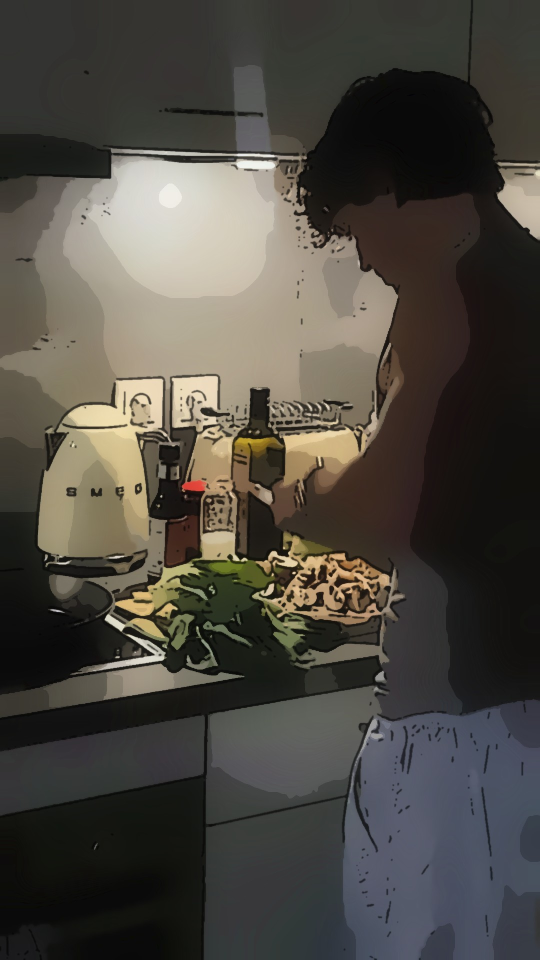
#> input picture photos/anime/body-cooking-night-back-01.jpg, 1080 x 1920 px (shown at 1/2 size)
$ python anime.py ../photos/anime/body-cooking-night-back-01.jpg ../photos/anime/body-dark-gym-rest-01.jpg
#> lines starting #> are read from the running program, lines starting #| are printed output that depends on the picture; after the words box and inside, x2 and y2 are one past the last pixel; in counts of white or black regions, pixels touching at a corner belong together
#!/usr/bin/env python3
"""Turn a photo into a flat, cel-shaded "anime still" look (filter, not generated art).
    python3 tools/anime.py photos/library/x.jpg photos/anime/x.jpg [--lift 1.0]
Crops to 9:16, lifts dark photos, flattens colour into painted blocks, adds ink lines and a soft glow."""
import sys, cv2, numpy as np
src, dst = sys.argv[1], sys.argv[2]
lift = float(sys.argv[sys.argv.index('--lift') + 1]) if '--lift' in sys.argv else 1.0
im = cv2.imread(src)
#> im is the input picture: shape (1920, 1080, 3); mean B, G, R 65.7, 72.6, 76.3
h, w = im.shape[:2]
#> h = 1920; w = 1080
tw = int(h * 9 / 16)
#> tw = 1080
if tw <= w: x = (w - tw) // 2; im = im[:, x:x + tw]
#> after `x = (w - tw) // 2`: x = 0
else: th = int(w * 16 / 9); y = max(0, (h - th) // 2); im = im[y:y + th]
im = cv2.resize(im, (1080, 1920), interpolation=cv2.INTER_AREA)
# lift shadows (gamma on L), keep highlights
lab = cv2.cvtColor(im, cv2.COLOR_BGR2LAB).astype(np.float32)
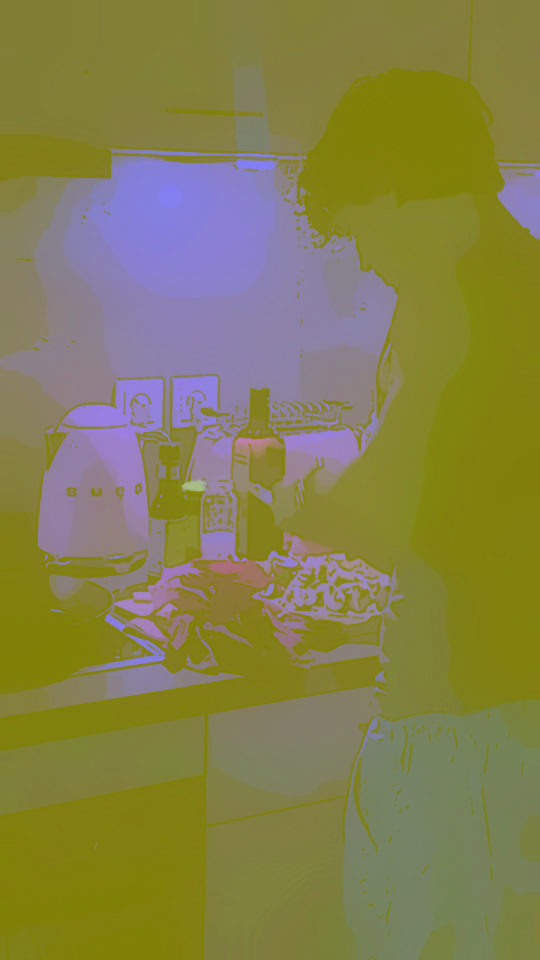
#> lab: shape (1920, 1080, 3) float32 (shown at 1/2 size); mean B, G, R 76.3, 128.3, 131.8
L = lab[..., 0] / 255
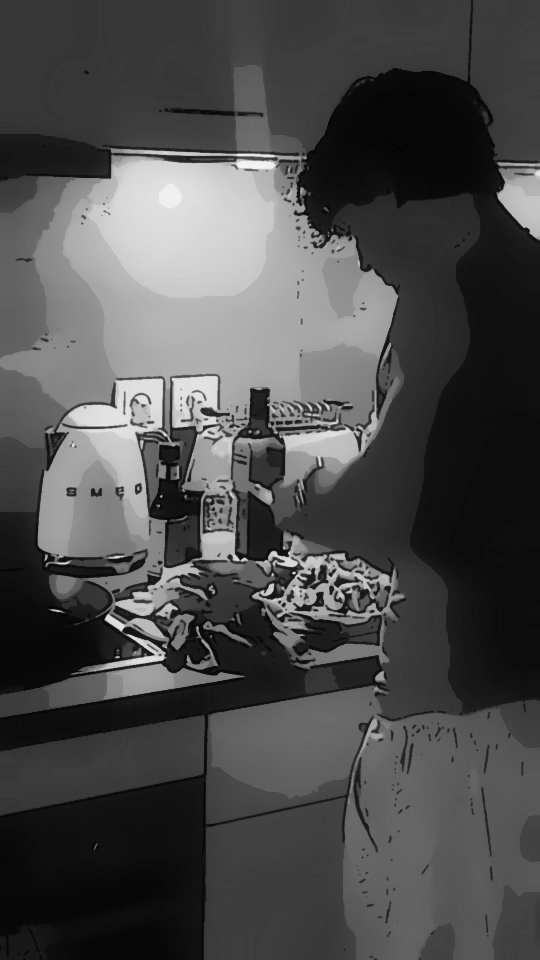
#> L: shape (1920, 1080) float32 (shown at 1/2 size); min 0, max 0.98, mean 0.298
g = np.clip(0.75 / max(L.mean(), .05), 1, 2.6) ** .5 * lift
#> g = 1.59
lab[..., 0] = np.clip((L ** (1 / g)) * 255, 0, 255)
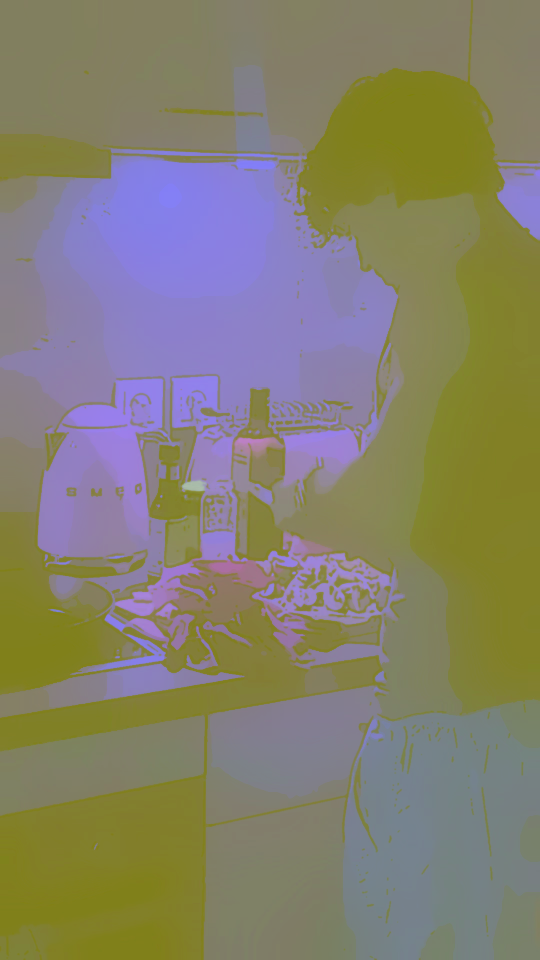
#> lab: shape (1920, 1080, 3) float32 (shown at 1/2 size); mean B, G, R 110.3, 128.3, 131.8
im = cv2.cvtColor(lab.astype(np.uint8), cv2.COLOR_LAB2BGR)
# flat painted colour: strong edge-preserving smoothing at half size
small = cv2.resize(im, (540, 960))
for _ in range(2): small = cv2.pyrMeanShiftFiltering(small, 14, 28)
flat = cv2.resize(small, (1080, 1920), interpolation=cv2.INTER_CUBIC)
for _ in range(2): flat = cv2.bilateralFilter(flat, 9, 60, 9)
# posterise lightness into cel bands, boost saturation
hsv = cv2.cvtColor(flat, cv2.COLOR_BGR2HSV).astype(np.float32)
v = hsv[..., 2] / 255; bands = 7
hsv[..., 2] = np.clip((np.floor(v * bands) + .5) / bands * .55 + v * .45, 0, 1) * 255
hsv[..., 1] = np.clip(hsv[..., 1] * 1.35 + 8, 0, 255)
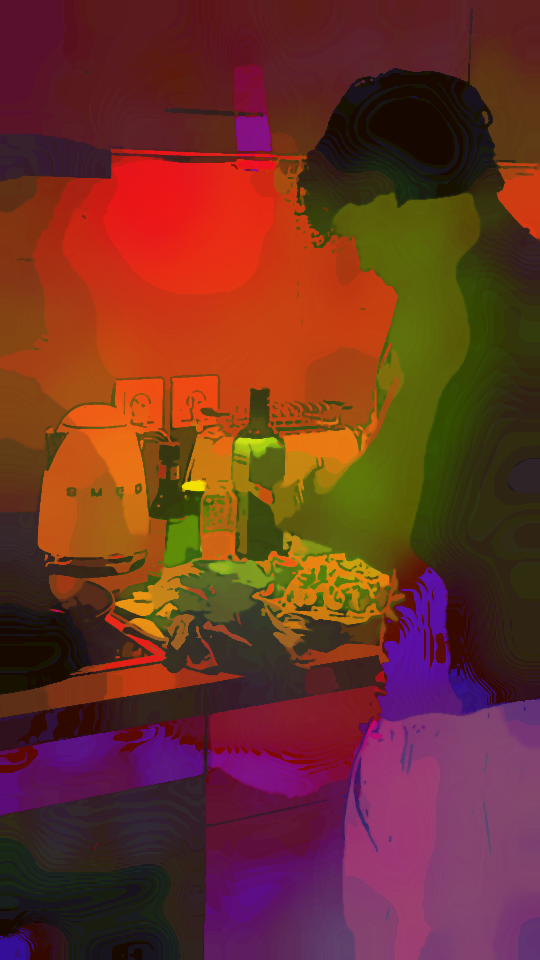
#> hsv: shape (1920, 1080, 3) float32 (shown at 1/2 size); mean B, G, R 38.4, 51, 110.2
flat = cv2.cvtColor(hsv.astype(np.uint8), cv2.COLOR_HSV2BGR)
# ink lines
gray = cv2.GaussianBlur(cv2.cvtColor(im, cv2.COLOR_BGR2GRAY), (0, 0), 1.6)
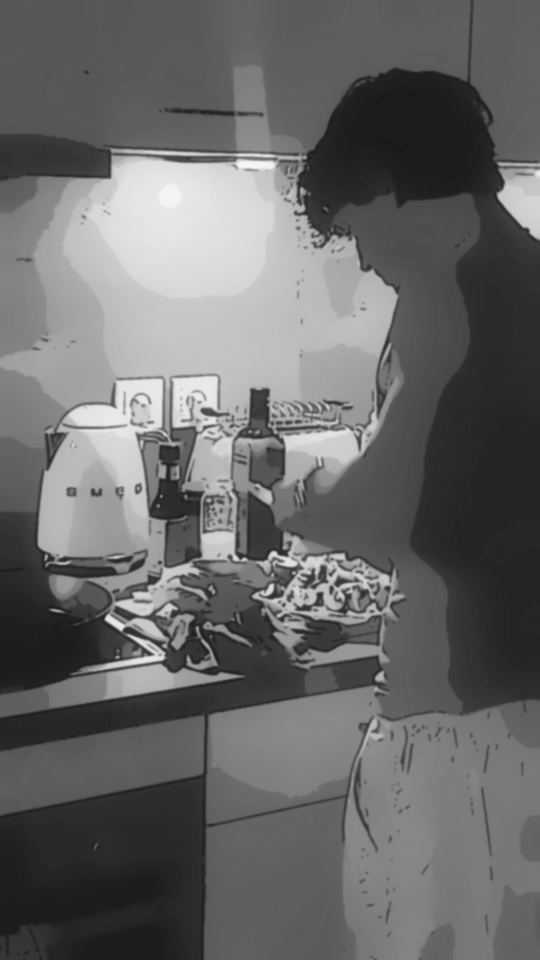
#> gray: shape (1920, 1080) (shown at 1/2 size); min 19, max 246, mean 104.1
e = cv2.adaptiveThreshold(gray, 255, cv2.ADAPTIVE_THRESH_MEAN_C, cv2.THRESH_BINARY, 11, 6)
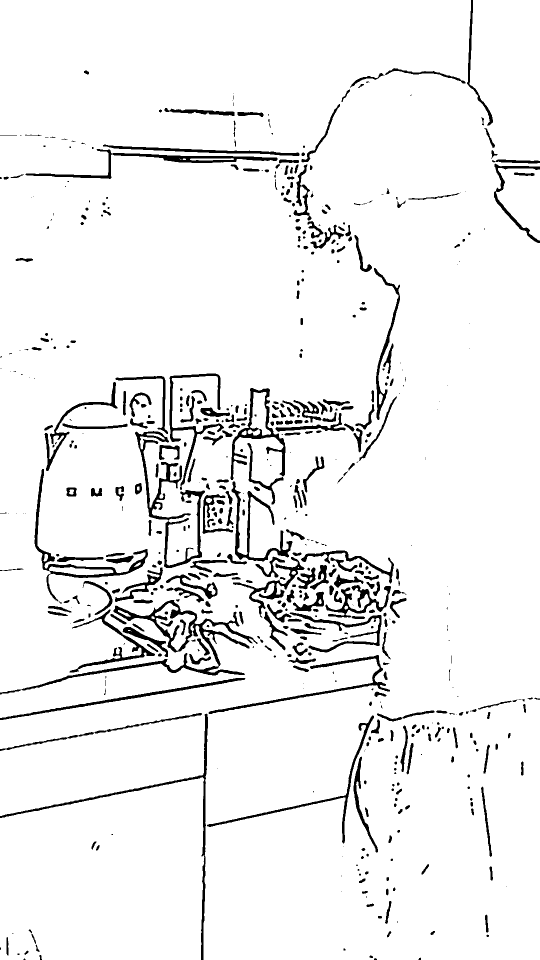
#> e: shape (1920, 1080) (shown at 1/2 size); 94% white; 614 black regions (197 under 20 px), largest, box (x1, y1, x2, y2) and area: (0, 1200, 515, 1389) 8440, (0, 1427, 416, 1920) 4282, (51, 298, 555, 358) 3851
e = cv2.medianBlur(e, 5)
#> e: shape (1920, 1080); 94.2% white; 474 black regions (108 under 20 px), largest, box (x1, y1, x2, y2) and area: (227, 1200, 514, 1332) 5430, (52, 298, 555, 358) 3870, (69, 938, 296, 1156) 3646
ink = cv2.GaussianBlur(e, (0, 0), .8).astype(np.float32) / 255
out = flat.astype(np.float32) * (0.25 + 0.75 * ink[..., None])
# soft bloom + cool anime grade
bloom = cv2.GaussianBlur(out, (0, 0), 28)
out = np.clip(out * .88 + bloom * .22, 0, 255)
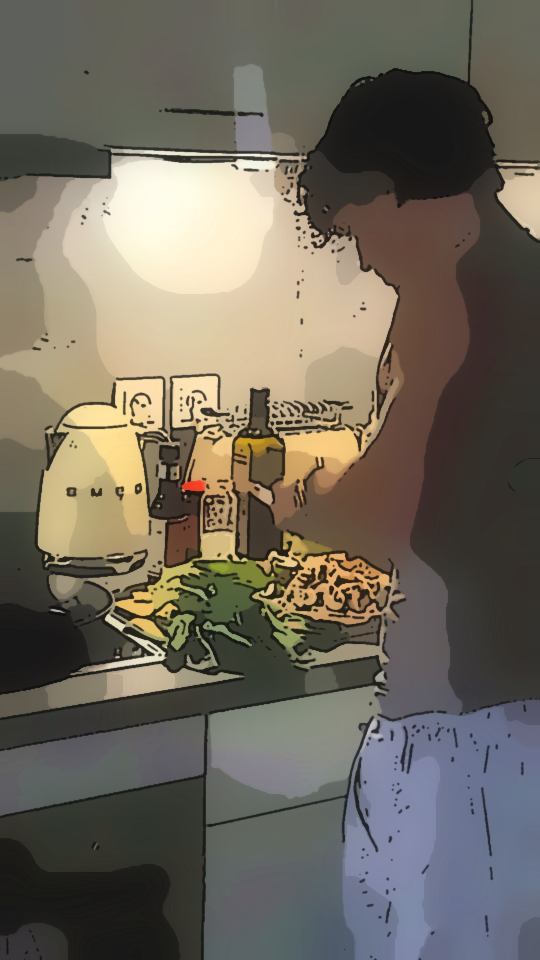
#> out: shape (1920, 1080, 3) float32 (shown at 1/2 size); mean B, G, R 93.9, 105.7, 112.2
out[..., 0] *= 1.06; out[..., 2] *= .97
cv2.imwrite(dst, np.clip(out, 0, 255).astype(np.uint8), [cv2.IMWRITE_JPEG_QUALITY, 90])
print('anime', dst)

$ run again, on photos/anime/body-fog-run-behind-01.jpg
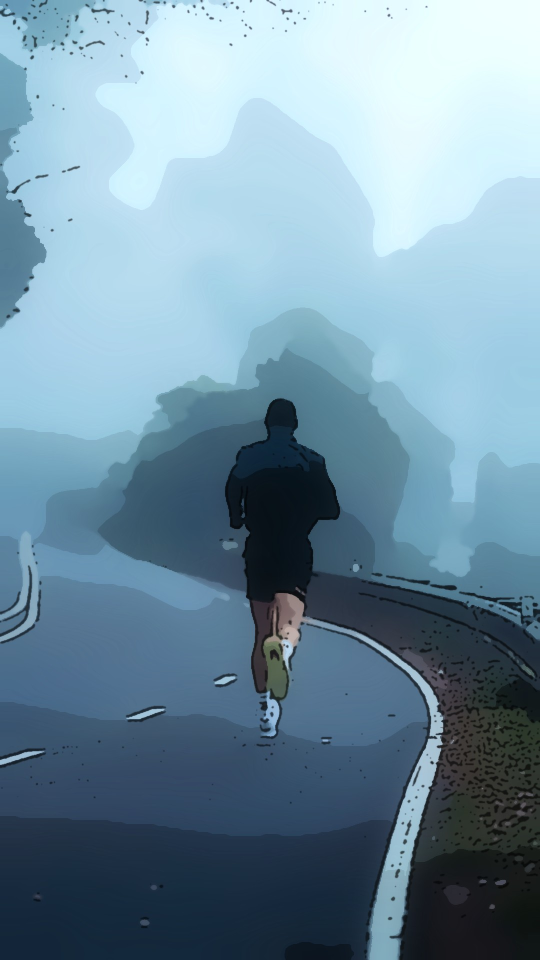
#> input picture photos/anime/body-fog-run-behind-01.jpg, 1080 x 1920 px (shown at 1/2 size)
#> im is the input picture: shape (1920, 1080, 3); mean B, G, R 161.7, 143.9, 113.9
#> g = 1.15
#> `e = cv2.adaptiveThreshold(gray, 255, cv2.ADAPTIVE_THRESH_MEAN_C, cv2.T..`:
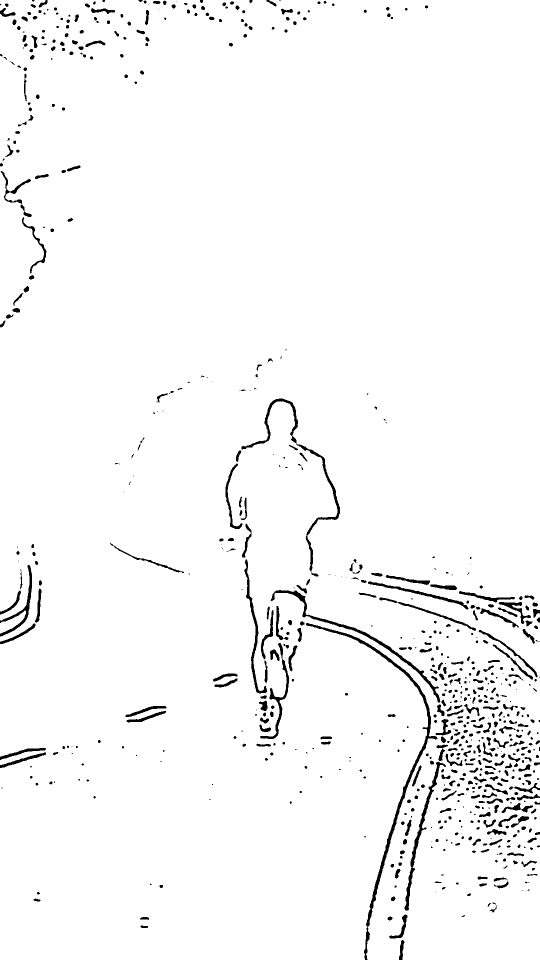
#> e: shape (1920, 1080) (shown at 1/2 size); 97% white; 734 black regions (228 under 20 px), largest, box (x1, y1, x2, y2) and area: (612, 1246, 875, 1920) 4939, (483, 797, 680, 1143) 2963, (541, 1180, 881, 1405) 2618
#> `out[..., 2] *= 0.97`:
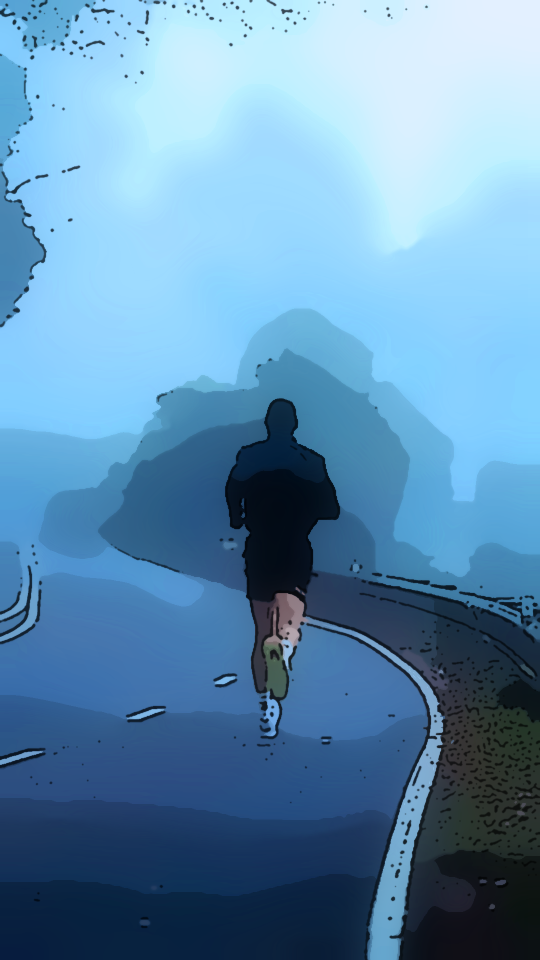
#> out: shape (1920, 1080, 3) float32 (shown at 1/2 size); mean B, G, R 190.7, 154.1, 105; drawn with min black and max white

$ run again, on photos/anime/body-hooded-gym-01.jpg
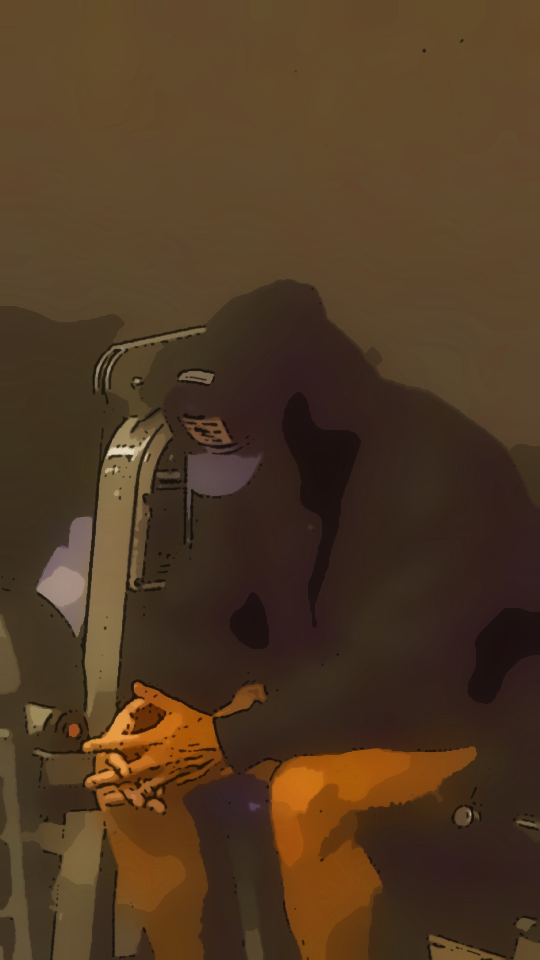
#> input picture photos/anime/body-hooded-gym-01.jpg, 1080 x 1920 px (shown at 1/2 size)
#> im is the input picture: shape (1920, 1080, 3); mean B, G, R 34.8, 57.2, 79.6
#> g = 1.61
#> `e = cv2.adaptiveThreshold(gray, 255, cv2.ADAPTIVE_THRESH_MEAN_C, cv2.T..`:
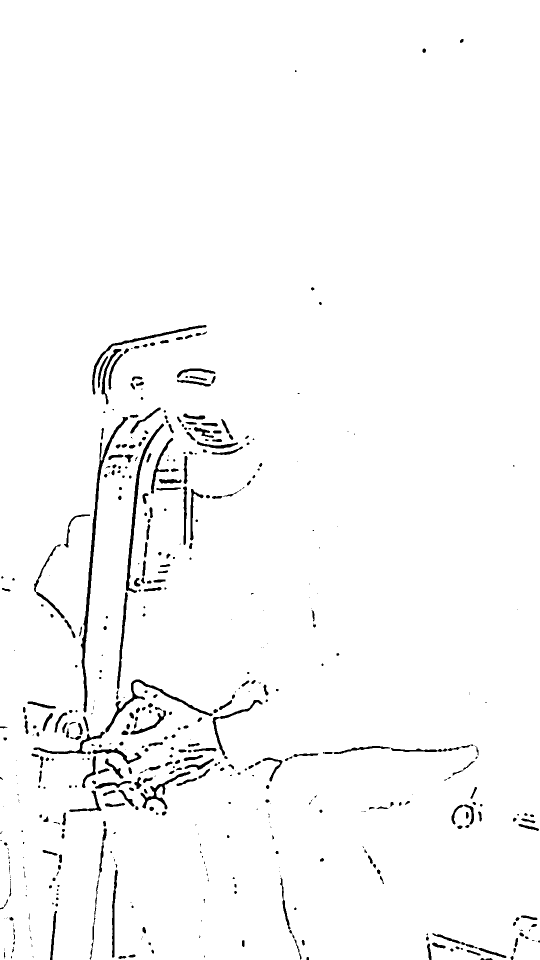
#> e: shape (1920, 1080) (shown at 1/2 size); 97.7% white; 538 black regions (218 under 20 px), largest, box (x1, y1, x2, y2) and area: (161, 834, 256, 1425) 3722, (252, 847, 328, 1186) 2184, (211, 1359, 426, 1465) 1816
#> `bloom = cv2.GaussianBlur(out, (0, 0), 28)`:
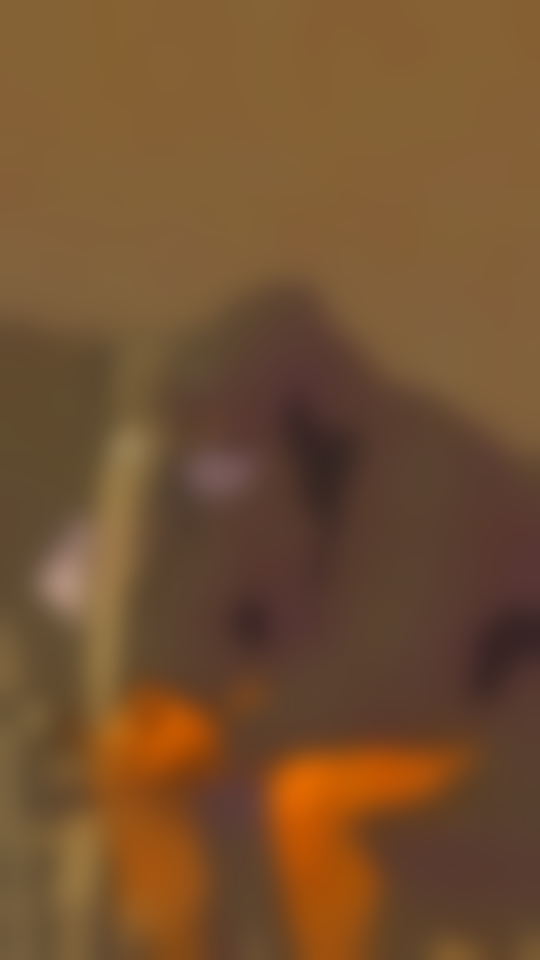
#> bloom: shape (1920, 1080, 3) float32 (shown at 1/2 size); mean B, G, R 48.4, 80.8, 116.4

$ run again, on photos/anime/faith-alarm-phone-bed-01.jpg
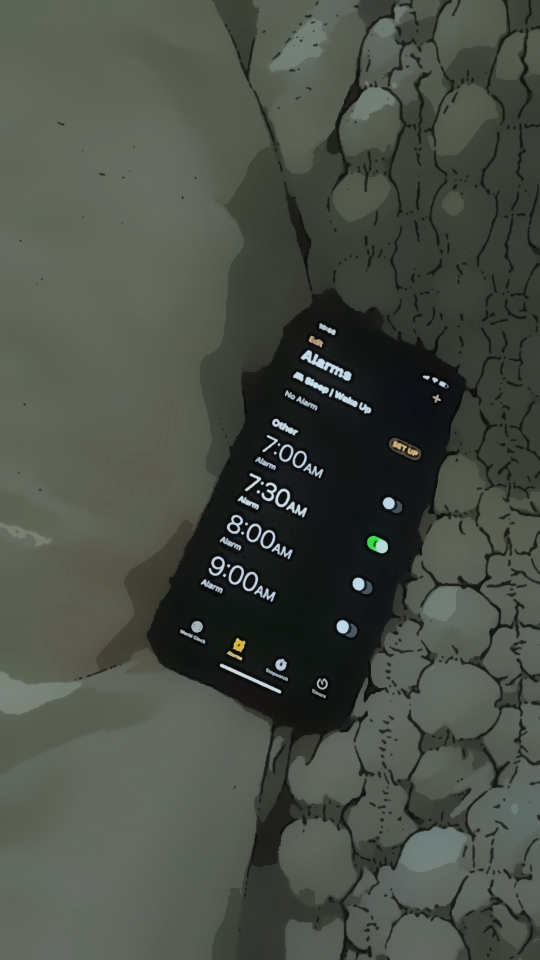
#> input picture photos/anime/faith-alarm-phone-bed-01.jpg, 1080 x 1920 px (shown at 1/2 size)
#> im is the input picture: shape (1920, 1080, 3); mean B, G, R 70.3, 78.2, 73.4
#> g = 1.53
#> `bloom = cv2.GaussianBlur(out, (0, 0), 28)`:
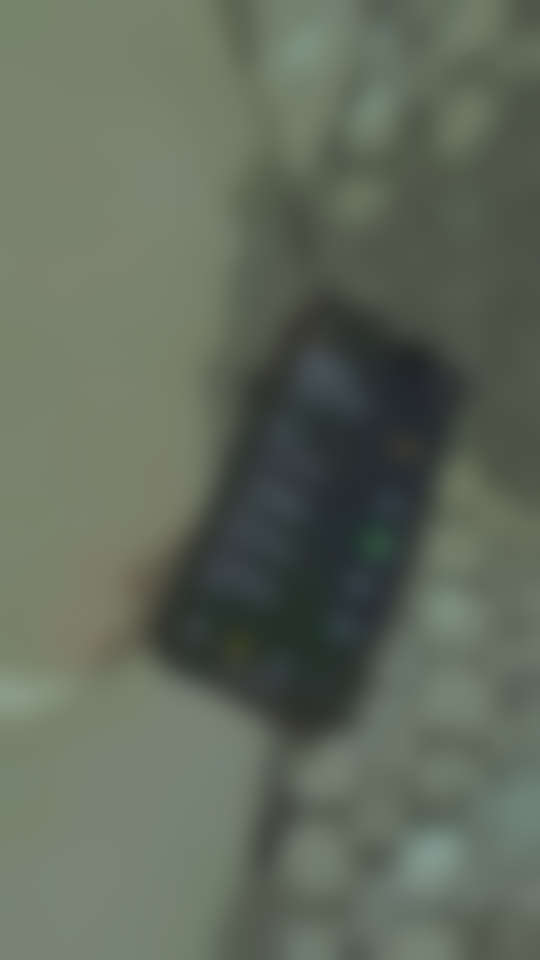
#> bloom: shape (1920, 1080, 3) float32 (shown at 1/2 size); mean B, G, R 92.2, 106.1, 97.8
